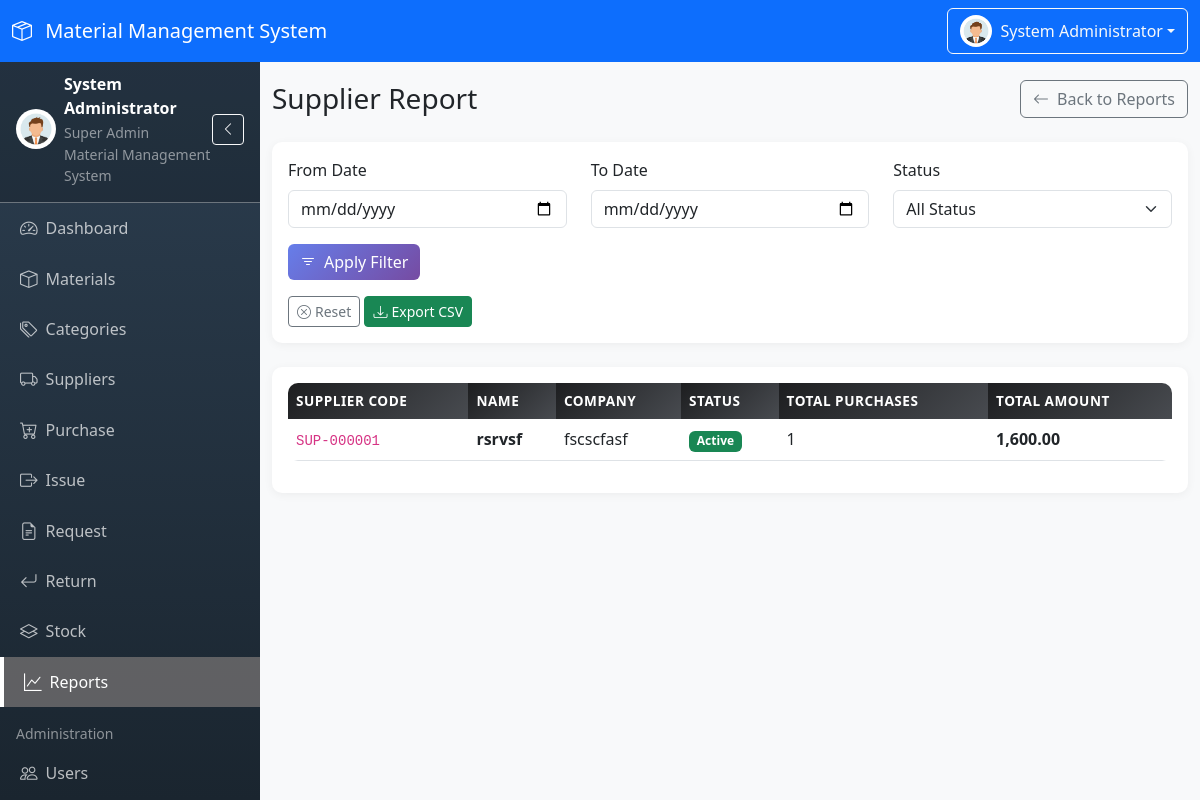
The app's page /modules/reports/supplier_report.php (signed in) with its own data.
### tables this page shows
CREATE TABLE `suppliers` (
  `id` int(11) NOT NULL,
  `supplier_code` varchar(20) NOT NULL,
  `supplier_name` varchar(100) NOT NULL,
  `company` varchar(100) DEFAULT NULL,
  `contact_person` varchar(100) DEFAULT NULL,
  `phone` varchar(20) DEFAULT NULL,
  `email` varchar(100) DEFAULT NULL,
  `address` text DEFAULT NULL,
  `status` enum('Active','Inactive') NOT NULL DEFAULT 'Active',
  `created_by` int(11) DEFAULT NULL,
  `created_at` timestamp NOT NULL DEFAULT current_timestamp(),
  `updated_at` timestamp NOT NULL DEFAULT current_timestamp() ON UPDATE current_timestamp()
);

### modules/reports/supplier_report.php (the view, shortened to what this page needs)
<?php
$date_from = $_GET['date_from'] ?? '';
$date_to = $_GET['date_to'] ?? '';
$sql = "SELECT s.*,
        COUNT(DISTINCT pm.id) as total_purchases,
        COALESCE(SUM(pm.total_amount), 0) as total_purchase_amount
        FROM suppliers s
        LEFT JOIN purchase_master pm ON s.id = pm.supplier_id
        WHERE 1=1";
$params = [];
$sql .= " GROUP BY s.id ORDER BY s.supplier_name";
$stmt = $pdo->prepare($sql);
$stmt->execute($params);
$suppliers = $stmt->fetchAll();
require_once __DIR__ . '/../../includes/header.php';
?>
<div class="d-flex justify-content-between align-items-center mb-4">
    <h1 class="h3 mb-0">Supplier Report</h1>
    <a href="<?php echo BASE_URL; ?>/modules/reports/index.php" class="btn btn-outline-secondary">
        <i class="bi bi-arrow-left me-2"></i>Back to Reports
    </a>
</div>
<div class="card mb-4">
    <div class="card-body">
        <form method="GET" class="row align-items-end">
            <div class="col-md-4 mb-3">
                <label for="date_from" class="form-label">From Date</label>
                <input type="date" class="form-control" id="date_from" name="date_from" value="<?php echo htmlspecialchars($date_from); ?>">
            </div>
            <div class="col-md-4 mb-3">
                <label for="date_to" class="form-label">To Date</label>
                <input type="date" class="form-control" id="date_to" name="date_to" value="<?php echo htmlspecialchars($date_to); ?>">
            </div>
            <div class="col-md-4 mb-3">
                <label for="status" class="form-label">Status</label>
                <select class="form-select" id="status" name="status">
                    <option value="">All Status</option>
                </select>
            </div>
            <div class="col-12 mb-3">
                <button type="submit" class="btn btn-primary">
                    <i class="bi bi-filter me-2"></i>Apply Filter
                </button>
            </div>
        </form>
        <div class="row">
            <div class="col-12">
                <a href="<?php echo BASE_URL; ?>/modules/reports/supplier_report.php" class="btn btn-sm btn-outline-secondary">
                    <i class="bi bi-x-circle me-1"></i>Reset
                </a>
                <a href="<?php echo BASE_URL; ?>/modules/reports/export_csv.php?report=supplier&<?php echo http_build_query($_GET); ?>" class="btn btn-sm btn-success">
                    <i class="bi bi-download me-1"></i>Export CSV
                </a>
            </div>
        </div>
    </div>
</div>
<div class="card">
    <div class="card-body">
        <div class="table-responsive">
            <table class="table table-hover">
                <thead>
                    <tr>
                        <th>Supplier Code</th>
                        <th>Name</th>
                        <th>Company</th>
                        <th>Status</th>
                        <th>Total Purchases</th>
                        <th>Total Amount</th>
                    </tr>
                </thead>
                <tbody>
                    <?php foreach ($suppliers as $supplier): ?>
                    <tr>
                        <td><code><?php echo htmlspecialchars($supplier['supplier_code']); ?></code></td>
                        <td><strong><?php echo htmlspecialchars($supplier['supplier_name']); ?></strong></td>
                        <td><?php echo htmlspecialchars($supplier['company'] ?? '-'); ?></td>
                        <td>
                            <span class="badge bg-<?php echo $supplier['status'] === 'Active' ? 'success' : 'secondary'; ?>">
                                <?php echo htmlspecialchars($supplier['status']); ?>
                            </span>
                        </td>
                        <td><?php echo $supplier['total_purchases'] ?: 0; ?></td>
                        <td><strong><?php echo number_format($supplier['total_purchase_amount'], 2); ?></strong></td>
                    </tr>
                    <?php endforeach; ?>
                </tbody>
            </table>
        </div>
    </div>
</div>
<?php require_once __DIR__ . '/../../includes/footer.php'; ?>

### assets/css/style.css (style rules this page uses)
:root { --primary-color: #667eea; --secondary-color: #764ba2; --sidebar-width: 260px; --sidebar-collapsed-width: 70px; --navbar-height: 56px; }
body { font-family: 'Segoe UI', Tahoma, Geneva, Verdana, sans-serif; background-color: #f8f9fa; overflow-x: hidden; }
.card { border: none; border-radius: 10px; box-shadow: 0 2px 10px rgba(0, 0, 0, 0.05); margin-bottom: 20px; }
.table { border-radius: 10px; overflow: hidden; }
.table thead th { background: linear-gradient(135deg, #1d1e20, #484b50); color: white; border: none; font-weight: 600; text-transform: uppercase; font-size: 0.85rem; letter-spacing: 0.5px; }
.table tbody tr { transition: all 0.2s ease; }
.btn-primary { background: linear-gradient(135deg, var(--primary-color), var(--secondary-color)); border: none; }

### records on screen
suppliers: supplier_code "SUP-000001", supplier_name "rsrvsf", company "fscscfasf", status "Active", total_purchases "1", total_purchase_amount "1,600.00"

### other values on screen
SYSTEM_NAME "Material Management System"
$_SESSION['full_name'] "System Administrator"
$_SESSION['role_name'] "Super Admin"
